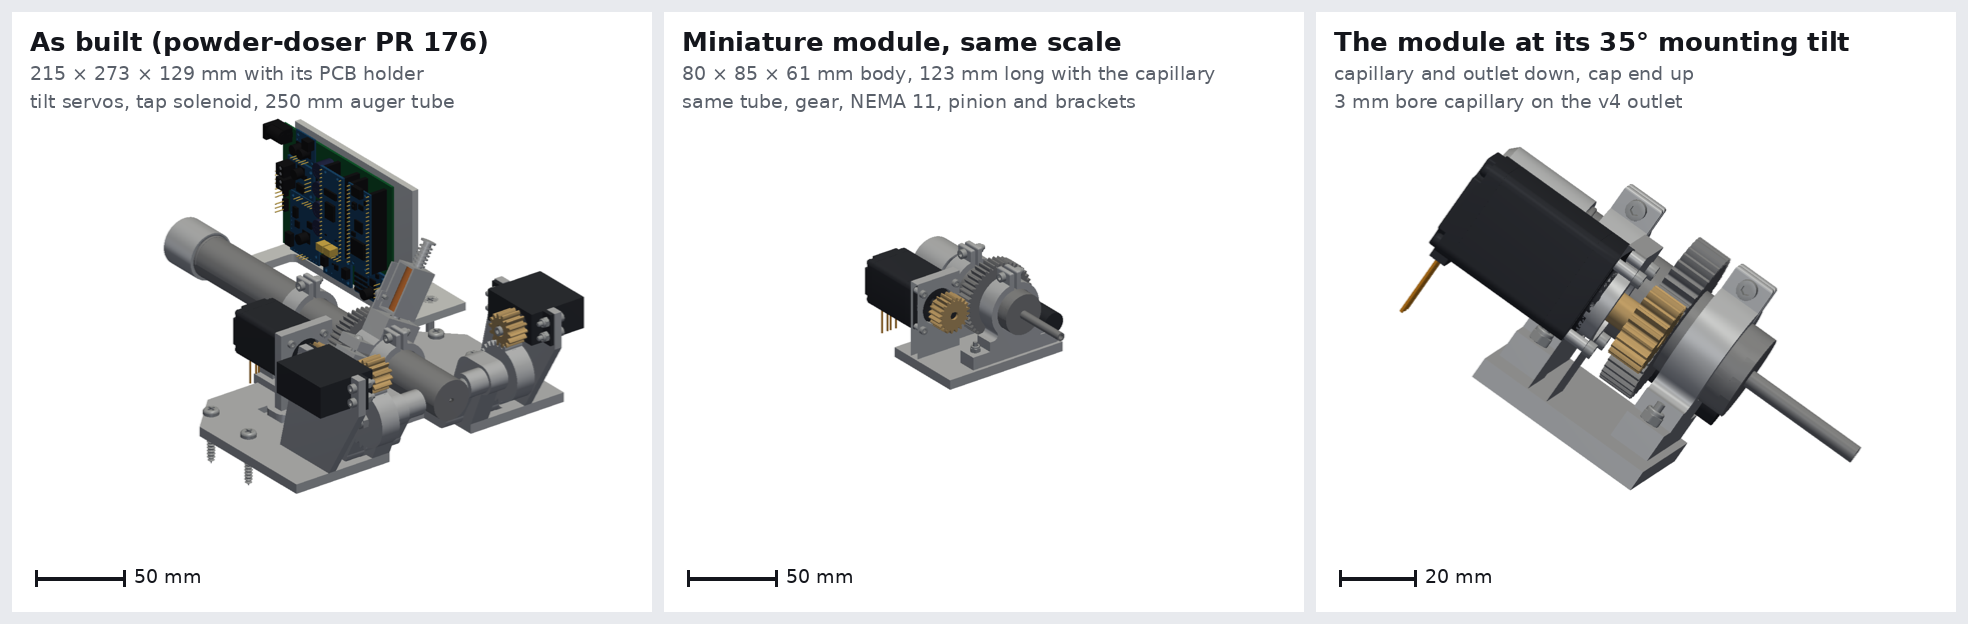

Write Python code to recreate this figure.
"""Stand-alone views of the miniature powder doser, with no atomizer chamber around it: powder-doser PR 176's doser as
built next to the module folded from its own parts (doser_cad.compact_meshes), at the same scale, the module at its
35 deg mounting tilt, and a turntable of the module.

Needs doser_cad.py (in ../ods-lpbf-gifs/ here, or next to this file), the doser's STEP from powder-doser PR 176,
cadquery-ocp 7.9 (8.0 moved TDF_LabelSequence) and pyvista 0.49:
    git clone --filter=blob:none --no-checkout https://github.com/vertical-cloud-lab/powder-doser.git /tmp/powder-doser
    git -C /tmp/powder-doser fetch origin claude/issue-172-20261003-2216
    git -C /tmp/powder-doser checkout 509a0bf -- cad/text-to-cad/STEP
    pip install "cadquery-ocp>=7.9.3.1,<8.0" pyvista==0.49.0 pillow
    POWDER_DOSER=/tmp/powder-doser/cad/text-to-cad xvfb-run -a -s "-screen 0 1920x1080x24" python module_views.py
Writes module_views.png and module_turntable.gif next to this file.
"""
from __future__ import annotations

import sys
from pathlib import Path

import numpy as np
import pyvista as pv
from PIL import Image, ImageDraw, ImageFont

HERE = Path(__file__).resolve().parent
sys.path.insert(0, str(HERE.parent / "ods-lpbf-gifs"))
import doser_cad as D                                   # noqa: E402

TILT = 35.0                                             # deg, outlet down, as mounted in ods_c_gravity
VIEW = np.array([-0.95, -1.25, 0.80])                   # camera direction from the focus: front left, above
FONT = "/usr/share/fonts/truetype/dejavu/DejaVuSans.ttf"
FONT_B = "/usr/share/fonts/truetype/dejavu/DejaVuSans-Bold.ttf"
INK, MUTED = (20, 22, 28), (90, 96, 106)


def font(px, bold=False):
    return ImageFont.truetype(FONT_B if bold else FONT, px)


def tilted(meshes, deg):
    """Lift the cap end `deg` about the x axis through the outlet, as the doser's tilt does."""
    return {k: m.rotate_x(deg, point=D.OUTLET, inplace=False) for k, m in meshes.items()}


def size(meshes):
    p = np.vstack([m.points for m in meshes.values()])
    return p.max(axis=0) - p.min(axis=0)


def render(meshes, w, h, scale, focus=None, view=VIEW):
    """One parallel-projection view. `scale` is the half-height of the view in mm, so equal scales mean equal sizes."""
    pl = pv.Plotter(off_screen=True, window_size=(w, h))
    pl.set_background("white")
    for (_, mat), m in meshes.items():
        color, spec = D.MATERIALS[mat]
        pl.add_mesh(m, color=color, specular=spec, specular_power=20, smooth_shading=True)
    p = np.vstack([m.points for m in meshes.values()])
    c = (p.min(axis=0) + p.max(axis=0)) / 2 if focus is None else focus
    pl.camera.focal_point = c
    pl.camera.position = c + 600.0 * view / np.linalg.norm(view)
    pl.camera.up = (0.0, 0.0, 1.0)
    pl.enable_parallel_projection()
    pl.camera.parallel_scale = scale
    pl.enable_anti_aliasing("ssaa")
    img = pl.screenshot(return_img=True)
    pl.close()
    return Image.fromarray(img)


def panel(img, title, lines):
    d = ImageDraw.Draw(img)
    d.text((18, 14), title, font=font(26, bold=True), fill=INK)
    for i, t in enumerate(lines):
        d.text((18, 50 + 28 * i), t, font=font(19), fill=MUTED)
    return img


def scale_bar(img, scale, h, mm=50):
    """A bar `mm` long at the panel's scale (parallel projection: `scale` mm is half the panel's height)."""
    px = mm * (h / 2) / scale
    d = ImageDraw.Draw(img)
    x0, y0 = 24, img.height - 34
    d.line((x0, y0, x0 + px, y0), fill=INK, width=4)
    for x in (x0, x0 + px):
        d.line((x, y0 - 8, x, y0 + 8), fill=INK, width=3)
    d.text((x0 + px + 10, y0 - 13), f"{mm} mm", font=font(19), fill=INK)


def views():
    full = D.meshes()
    mini = D.compact_meshes(nose=True)
    body = D.compact_meshes(nose=False)
    w, h, scale = 640, 600, 170.0                       # same scale for both, so the sizes compare directly
    sf, sm, sb = size(full), size(mini), size(body)
    a = panel(render(full, w, h, scale), "As built (powder-doser PR 176)",
              [f"{sf[0]:.0f} × {sf[1]:.0f} × {sf[2]:.0f} mm with its PCB holder",
               "tilt servos, tap solenoid, 250 mm auger tube"])
    scale_bar(a, scale, h)
    b = panel(render(mini, w, h, scale), "Miniature module, same scale",
              [f"{sb[0]:.0f} × {sb[1]:.0f} × {sb[2]:.0f} mm body, {sm[1]:.0f} mm long with the capillary",
               "same tube, gear, NEMA 11, pinion and brackets"])
    scale_bar(b, scale, h)
    c = panel(render(tilted(mini, TILT), w, h, 80.0, view=np.array([-1.0, -0.15, 0.10])),
              f"The module at its {TILT:.0f}° mounting tilt",
              ["capillary and outlet down, cap end up",
               "3 mm bore capillary on the v4 outlet"])
    scale_bar(c, 80.0, h, mm=20)
    sheet = Image.new("RGB", (3 * w + 4 * 12, h + 2 * 12), (232, 234, 238))
    for i, im in enumerate((a, b, c)):
        sheet.paste(im, (12 + i * (w + 12), 12))
    sheet.save(HERE / "module_views.png", optimize=True)
    print("module_views.png", sheet.size, "full", sf.round(1), "module", sb.round(1), "with capillary", sm.round(1))


def turntable(n=36, w=480, h=400):
    mini = tilted(D.compact_meshes(nose=True), TILT)
    p = np.vstack([m.points for m in mini.values()])
    c = (p.min(axis=0) + p.max(axis=0)) / 2
    frames = []
    for i in range(n):
        a = 2 * np.pi * i / n
        v = np.array([np.cos(a) * -0.95 - np.sin(a) * -1.25, np.sin(a) * -0.95 + np.cos(a) * -1.25, 0.80])
        im = render(mini, w, h, 75.0, focus=c, view=v)
        ImageDraw.Draw(im).text((12, 10), "Miniature powder doser module", font=font(18, bold=True), fill=INK)
        frames.append(im.convert("P", palette=Image.ADAPTIVE, colors=128))
    frames[0].save(HERE / "module_turntable.gif", save_all=True, append_images=frames[1:], duration=100, loop=0,
                   optimize=True)
    print("module_turntable.gif", n, "frames", (HERE / "module_turntable.gif").stat().st_size, "bytes")


if __name__ == "__main__":
    views()
    turntable()
